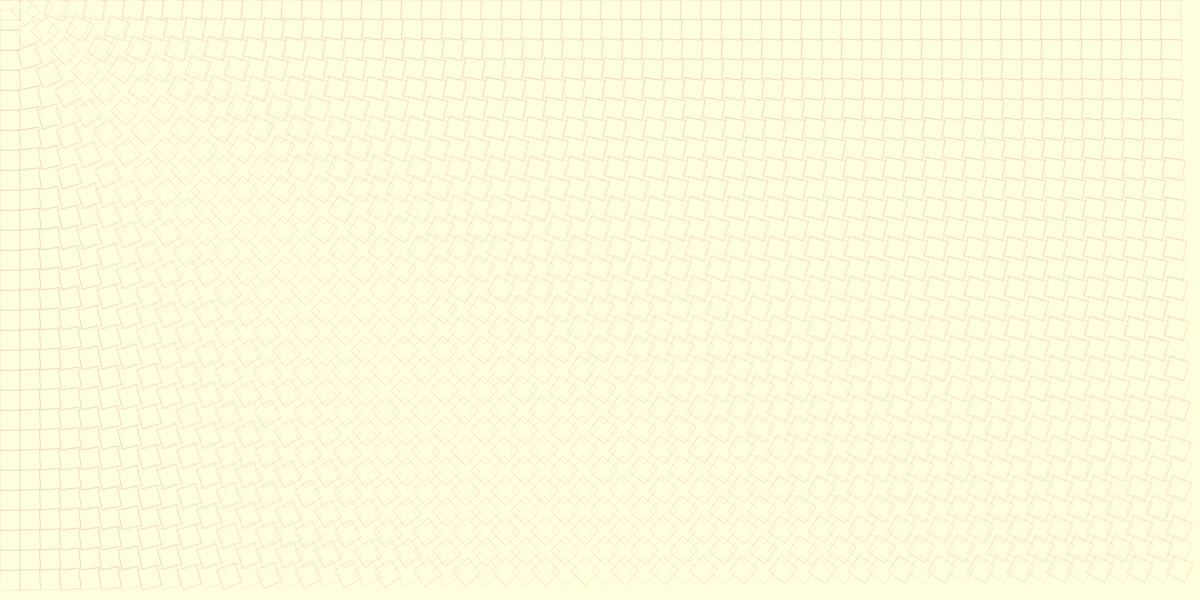
Frame 1 (no input)
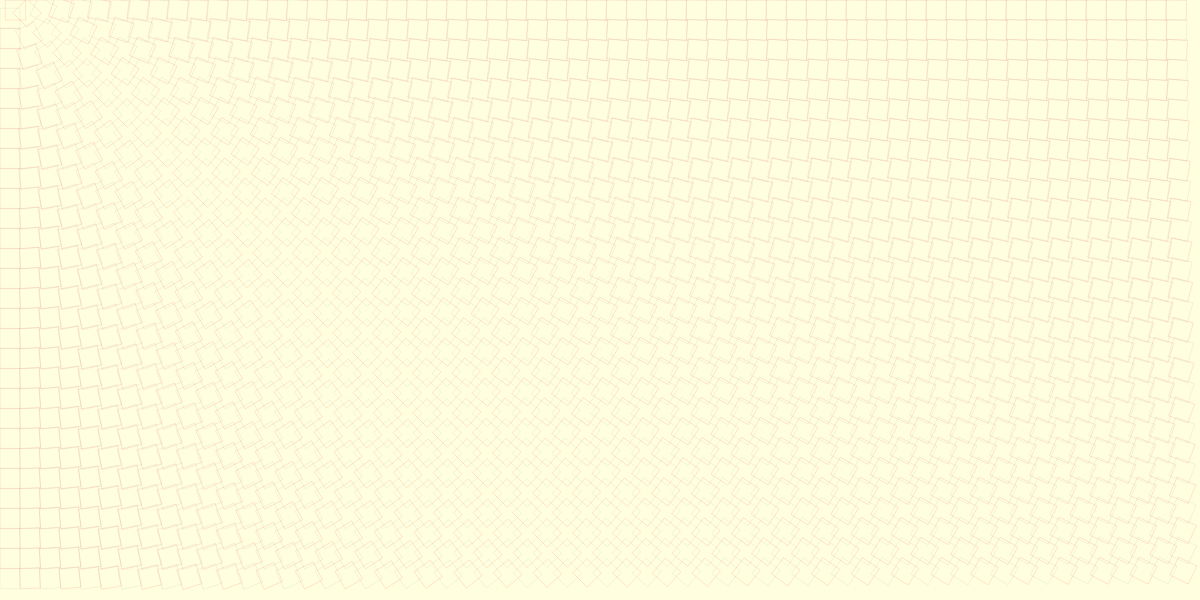
Frame 60 (no input)
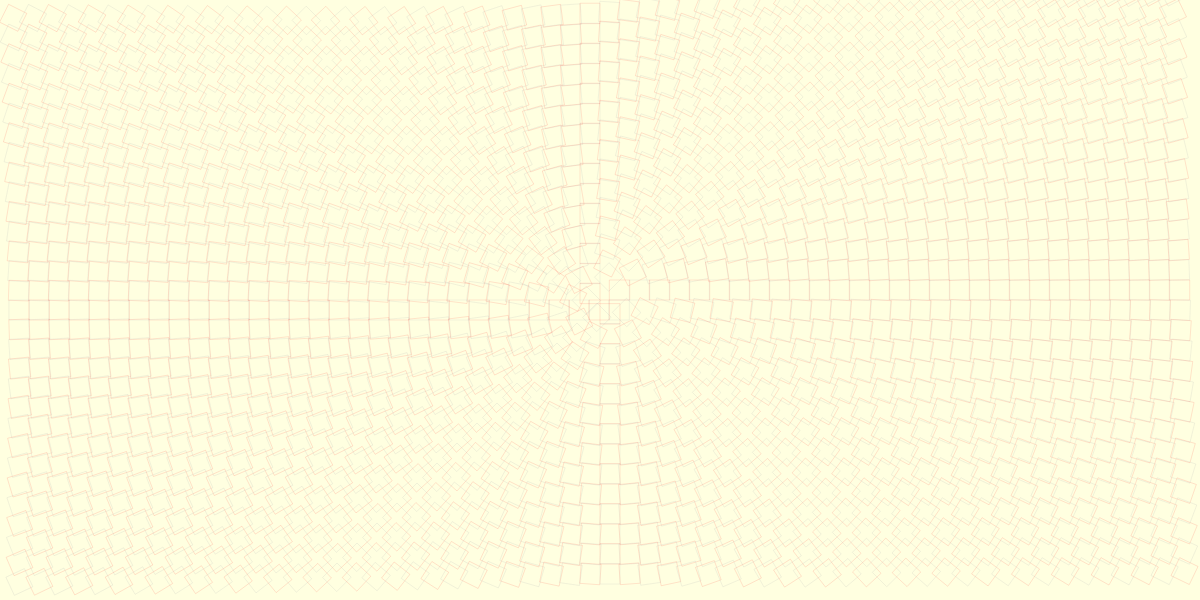
Frame 120 (the mouse pressed at the canvas centre since frame 60)

The p5.js sketch that drew these frames (run headless with seeded random() and noise() and a simulated clock; from frame 60 on, the mouse is pressed at the canvas centre):

// p5.js sketch
// ── sketch.js
let tileSize = 20;
let rows, cols;
let offset = 0;

function setup() {
  createCanvas(1200, 600);
  rows = height / tileSize;
  cols = width / tileSize;
  noFill();
}

function draw() {
  background('lightyellow');
  offset += 0.01;//movement offset animation

  for (let y = 0; y < rows; y++) {
    for (let x = 0; x < cols; x++) {
      let angle = atan2(mouseY - y * tileSize, mouseX - x * tileSize);
      let distortion = sin(offset + angle) * 10;
      let distortionX = cos(angle) * distortion;
      let distortionY = sin(angle) * distortion;

      push();
      translate(x * tileSize + distortionX, y * tileSize + distortionY);
      rotate(angle);

      if ((x + y) % 2 === 0) {
        stroke(255, 0, 0, 55); // Red color w/ opacity
      } else {
        stroke(180, 90); // Grey color w/ opacity
      }
      strokeWeight(0.5); // stoke
      rect(0, 0, tileSize, tileSize);
      pop();
    }
  }
}
